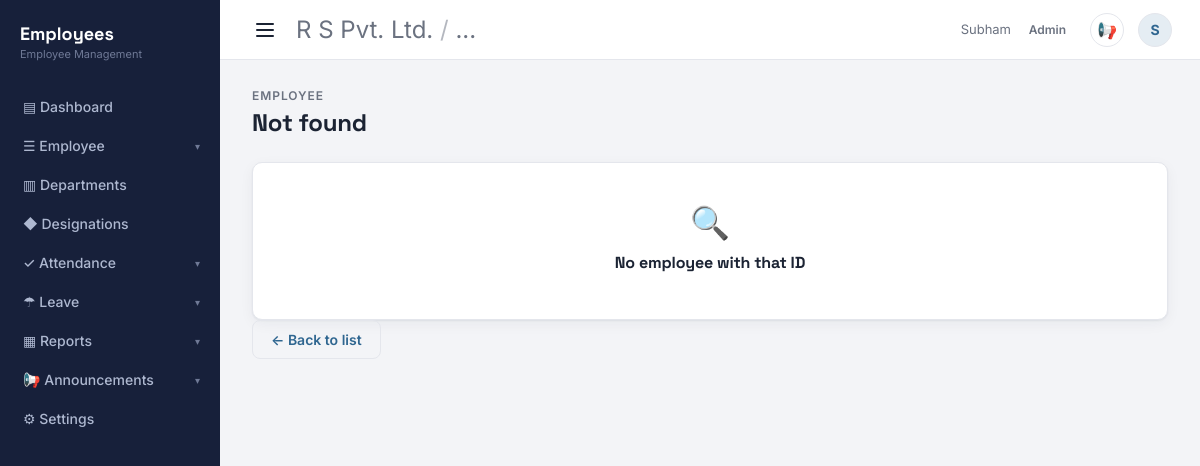
The app's page /employees/8 (signed in), older data.
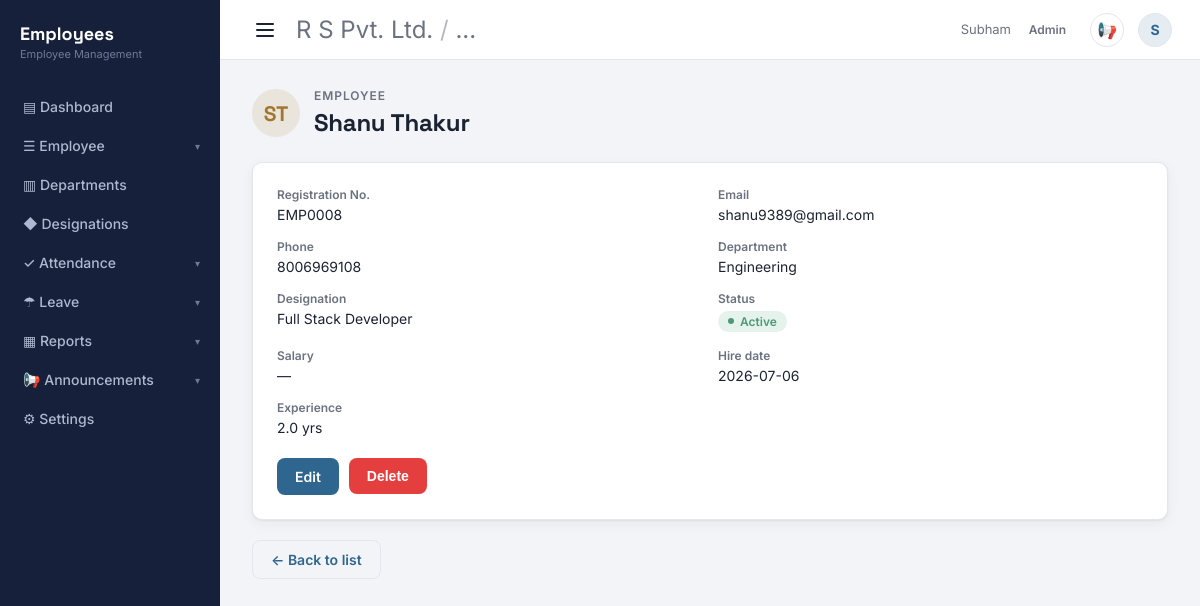
The same page, newer data.
### tables this page shows
CREATE TABLE employees (
    id INTEGER PRIMARY KEY AUTOINCREMENT,
    registration_no TEXT UNIQUE,
    name TEXT NOT NULL,
    email TEXT NOT NULL,
    phone TEXT,
    department TEXT NOT NULL,
    role TEXT NOT NULL,
    status TEXT NOT NULL DEFAULT 'Active',
    salary REAL,
    experience_years REAL,
    join_date TEXT NOT NULL,
    paid_leaves_override INTEGER,
    unpaid_leaves_override INTEGER,
    total_leaves_override INTEGER
);

### app.py (the view)
@app.route("/employees/<int:emp_id>")
@login_required
def employee_detail(emp_id):
    db = get_db()
    employee = db.execute("SELECT * FROM employees WHERE id = ?", (emp_id,)).fetchone()
    return render_template("employee_detail.html", employee=employee)

### app.py (called while the page is built)
def login_required(view):
    @wraps(view)
    def wrapped(*args, **kwargs):
        if not session.get("logged_in"):
            return redirect(url_for("login"))
        return view(*args, **kwargs)
    return wrapped

def initials_for(name):
    name = (name or "").strip()
    if not name:
        return "?"
    parts = name.split()
    if len(parts) == 1:
        return parts[0][:2].upper()
    return (parts[0][0] + parts[-1][0]).upper()

def color_for(name):
    name = (name or "").strip()
    index = sum(ord(ch) for ch in name) % len(AVATAR_PALETTE) if name else 0
    return AVATAR_PALETTE[index]

def get_db():
    if "db" not in g:
        g.db = db_compat.connect(DB_PATH)
        g.db.execute("PRAGMA foreign_keys = ON")
    return g.db

### db_compat.py (called while the page is built)
    def connect(sqlite_path):
        conn = sqlite3.connect(sqlite_path)
        conn.row_factory = sqlite3.Row
        return conn

### templates/employee_detail.html (shortened to what this page needs)
{% extends "base.html" %}
{% from "_macros.html" import status_badge, avatar %}
{% block content %}
<div class="page-head">
  <div style="display: flex; align-items: center; gap: 14px;">
    {% if employee %}{{ avatar(employee['name'], 48) }}{% endif %}
    <div>
      <div class="eyebrow">Employee</div>
      <h1>{{ employee['name'] if employee else 'Not found' }}</h1>
    </div>
  </div>
</div>
{% if employee %}
<div class="card" style="padding: 24px; margin-bottom: 20px;">
  <div style="display: grid; grid-template-columns: 1fr 1fr; gap: 16px; font-size: 14px;">
    <div>
      <div class="stat-label">Registration No.</div>
      <div style="margin-top: 4px;">{{ employee['registration_no'] or '—' }}</div>
    </div>
    <div>
      <div class="stat-label">Email</div>
      <div style="margin-top: 4px;">{{ employee['email'] }}</div>
    </div>
    <div>
      <div class="stat-label">Phone</div>
      <div style="margin-top: 4px;">{{ employee['phone'] or '—' }}</div>
    </div>
    <div>
      <div class="stat-label">Department</div>
      <div style="margin-top: 4px;">{{ employee['department'] }}</div>
    </div>
    <div>
      <div class="stat-label">Designation</div>
      <div style="margin-top: 4px;">{{ employee['role'] }}</div>
    </div>
    <div>
      <div class="stat-label">Status</div>
      <div style="margin-top: 4px;">{{ status_badge(employee['status']) }}</div>
    </div>
    <div>
      <div class="stat-label">Salary</div>
      <div style="margin-top: 4px;">{{ '₹{:,.0f}'.format(employee['salary']) if employee['salary'] is not none else '—' }}</div>
    </div>
    <div>
      <div class="stat-label">Hire date</div>
      <div style="margin-top: 4px;">{{ employee['join_date'] }}</div>
    </div>
    <div>
      <div class="stat-label">Experience</div>
      <div style="margin-top: 4px;">{{ (employee['experience_years']|string + ' yrs') if employee['experience_years'] is not none else '—' }}</div>
    </div>
  </div>
  <div style="margin-top: 22px; display: flex; gap: 10px;">
    <a href="{{ url_for('edit_employee', emp_id=employee['id']) }}" class="btn btn-primary">Edit</a>
    <form method="post" action="{{ url_for('delete_employee', emp_id=employee['id']) }}"
          onsubmit="return confirm('Delete {{ employee.name }}? This cannot be undone.');">
      <button type="submit" class="btn btn-danger">Delete</button>
    </form>
  </div>
</div>
{% else %}
<div class="card wip-panel">
  <div class="emoji">🔍</div>
  <h3 style="font-size: 16px; margin-bottom: 6px;">No employee with that ID</h3>
</div>
{% endif %}
<a href="{{ url_for('employee_list') }}" class="btn btn-ghost">← Back to list</a>
{% endblock %}

### templates/base.html (shortened to what this page needs)
<!doctype html>
<html lang="en">
<head>
  <link rel="stylesheet" href="{{ url_for('static', filename='css/style.css') }}" />
</head>
<body>
  <div class="app-shell">
    <aside class="sidebar">
      <div class="brand">
        <div class="brand-name">Employees</div>
        <div class="brand-sub">Employee Management</div>
      </div>
      <nav>
        <a href="{{ url_for('dashboard') }}" class="nav-link {{ 'active' if request.endpoint == 'dashboard' else '' }}">▤ Dashboard</a>
        {% if current_role in ['Admin', 'HR', 'HR Manager'] %}
        {% set employee_open = request.endpoint in ['employee_list', 'add_employee', 'signup_requests', 'signup_request_detail'] %}
        <button
          type="button"
          class="nav-link nav-toggle {{ 'active' if employee_open else '' }}"
          aria-expanded="{{ 'true' if employee_open else 'false' }}"
          onclick="document.getElementById('employee-submenu').classList.toggle('open'); this.setAttribute('aria-expanded', this.getAttribute('aria-expanded') === 'true' ? 'false' : 'true');"
        >
          <span class="nav-toggle-label">☰ Employee{% if current_role == 'Admin' and pending_signup_count %}<span class="badge" style="margin-left: 6px;">{{ pending_signup_count }}</span>{% endif %}</span>
          <span class="nav-caret">▾</span>
        </button>
        {% endif %}
        {% if current_role in ['Admin', 'HR Manager'] %}
        <a href="{{ url_for('departments') }}" class="nav-link {{ 'active' if request.endpoint == 'departments' else '' }}">▥ Departments</a>
        <a href="{{ url_for('designations') }}" class="nav-link {{ 'active' if request.endpoint == 'designations' else '' }}">◆ Designations</a>
        {% endif %}
        {% set attendance_open = request.endpoint in ['attendance', 'attendance_present'] %}
        <button
          type="button"
          class="nav-link nav-toggle {{ 'active' if attendance_open else '' }}"
          aria-expanded="{{ 'true' if attendance_open else 'false' }}"
          onclick="document.getElementById('attendance-submenu').classList.toggle('open'); this.setAttribute('aria-expanded', this.getAttribute('aria-expanded') === 'true' ? 'false' : 'true');"
        >
          <span class="nav-toggle-label">✓ Attendance</span>
          <span class="nav-caret">▾</span>
        </button>
        {% set leave_open = request.endpoint in ['leave_list', 'apply_leave'] %}
        <button
          type="button"
          class="nav-link nav-toggle {{ 'active' if leave_open else '' }}"
          aria-expanded="{{ 'true' if leave_open else 'false' }}"
          onclick="document.getElementById('leave-submenu').classList.toggle('open'); this.setAttribute('aria-expanded', this.getAttribute('aria-expanded') === 'true' ? 'false' : 'true');"
        >
          <span class="nav-toggle-label">☂ Leave{% if current_role in ['Admin', 'HR Manager'] and pending_leave_count %}<span class="badge" style="margin-left: 6px;">{{ pending_leave_count }}</span>{% endif %}</span>
          <span class="nav-caret">▾</span>
        </button>
        {% if current_role in ['Admin', 'HR Manager'] %}
        {% set reports_open = request.endpoint in ['reports', 'edit_reports'] %}
        <button
          type="button"
          class="nav-link nav-toggle {{ 'active' if reports_open else '' }}"
          aria-expanded="{{ 'true' if reports_open else 'false' }}"
          onclick="document.getElementById('reports-submenu').classList.toggle('open'); this.setAttribute('aria-expanded', this.getAttribute('aria-expanded') === 'true' ? 'false' : 'true');"
        >
          <span class="nav-toggle-label">▦ Reports</span>
          <span class="nav-caret">▾</span>
        </button>
        {% endif %}
        {% set announcements_open = request.endpoint in ['announcements', 'post_announcement', 'edit_announcement'] %}
        <button
          type="button"
          class="nav-link nav-toggle {{ 'active' if announcements_open else '' }}"
          aria-expanded="{{ 'true' if announcements_open else 'false' }}"
          onclick="document.getElementById('announcements-submenu').classList.toggle('open'); this.setAttribute('aria-expanded', this.getAttribute('aria-expanded') === 'true' ? 'false' : 'true');"
        >
          <span class="nav-toggle-label">📢 Announcements{% if announcement_count %}<span class="badge" style="margin-left: 6px;">{{ announcement_count if announcement_count < 100 else '99+' }}</span>{% endif %}</span>
          <span class="nav-caret">▾</span>
        </button>
        {% if session.get('logged_in') %}
        {% set settings_open = request.endpoint in ['change_password', 'privacy', 'app_theme', 'audit_logs', 'settings_index', 'view_profile'] %}
        <a href="{{ url_for('settings_index') }}" class="nav-link {{ 'active' if settings_open else '' }}">
          <span class="nav-toggle-label">⚙ Settings</span>
        </a>
        {% endif %}
      </nav>
    </aside>
    <div class="main-area">
      <header class="navbar">
        <div style="display: flex; align-items: center;">
          <button type="button" class="sidebar-toggle" id="sidebarToggle" aria-label="Toggle sidebar">
            <span></span><span></span><span></span>
          </button>
          <div class="navbar-org">R S Pvt. Ltd. <span>/</span> ...</div>
        </div>
        <div style="display: flex; align-items: center; gap: 14px;">
          {% if session.get('logged_in') %}
            <span style="font-size: 13px; color: var(--text-muted);">
              {{ current_username }} <span class="badge" style="margin-left: 4px;">{{ current_role }}</span>
            </span>
            <a href="{{ url_for('announcements') }}" title="Announcements" style="position: relative; display: flex; align-items: center; justify-content: center; width: 34px; height: 34px; border-radius: 50%; background: var(--surface-2, var(--surface)); border: 1px solid var(--border); text-decoration: none; font-size: 16px;">
              📢
            </a>
            <a href="{{ url_for('privacy') }}" title="{{ current_username }}" style="display: flex; align-items: center;">
              <div class="avatar-circle" style="width: 34px; height: 34px;">
                {% if current_photo %}
                  <img src="{{ url_for('static', filename=current_photo) }}" alt="{{ current_username }}" />
                {% else %}
                  <span class="avatar-initial" style="font-size: 14px;">{{ current_username[0]|upper if current_username else '?' }}</span>
                {% endif %}
              </div>
            </a>
          {% else %}
            <a href="{{ url_for('login') }}" class="navbar-login">Login</a>
          {% endif %}
        </div>
      </header>
      <div class="page">
        {% block content %}{% endblock %}
      </div>
    </div>
  </div>
</body>
</html>

### templates/_macros.html
{% macro status_badge(status) %}
  {% if status == 'Active' %}
    <span class="badge badge-active"><span class="dot"></span>{{ status }}</span>
  {% elif status == 'On Leave' %}
    <span class="badge badge-leave"><span class="dot"></span>{{ status }}</span>
  {% else %}
    <span class="badge badge-resigned"><span class="dot"></span>{{ status }}</span>
  {% endif %}
{% endmacro %}
{% macro avatar(name, size=32) %}
  <div class="avatar-mini" style="width: {{ size }}px; height: {{ size }}px; background: {{ color_for(name) }}22; color: {{ color_for(name) }}; font-size: {{ (size / 2.3)|round|int }}px;">
    {{ initials_for(name) }}
  </div>
{% endmacro %}

### static/css/style.css (style rules this page uses)
:root { --bg: #f3f4f7; --surface: #ffffff; --sidebar: #17203a; --sidebar-hover: #212c4d; --sidebar-text: #aeb8d0; --sidebar-text-dim: #6f7996; --primary: #2f6690; --primary-dark: #234c6c; --primary-soft: #e5edf3; --accent-green: #4c9a78; --accent-green-soft: #e6f2ec; --accent-amber: #c97b3b; --accent-amber-soft: #f7ece0; --accent-red: #b85c5c; --accent-red-soft: #f6e8e8; --text: #1b2333; --text-muted: #6b7280; --border: #e4e6ec; --radius: 10px; --shadow: 0 1px 2px rgba(23, 32, 58, 0.06), 0 4px 14px rgba(23, 32, 58, 0.05); }
* { box-sizing: border-box; }
html, body { height: 100%; margin: 0; }
body { background: var(--bg); color: var(--text); font-family: "Inter", -apple-system, BlinkMacSystemFont, sans-serif; -webkit-font-smoothing: antialiased; }
h1, h2, h3, h4 { font-family: "Space Grotesk", "Inter", sans-serif; margin: 0; letter-spacing: -0.01em; }
a { color: inherit; text-decoration: none; }
.app-shell { display: flex; min-height: 100vh; }
.sidebar { width: 220px; background: var(--sidebar); color: var(--sidebar-text); display: flex; flex-direction: column; flex-shrink: 0; overflow: hidden; transition: width 0.2s ease; }
.sidebar-toggle { display: flex; flex-direction: column; justify-content: center; align-items: center; gap: 4px; width: 34px; height: 34px; padding: 0; margin-right: 14px; border: none; background: transparent; border-radius: 6px; cursor: pointer; flex-shrink: 0; }
.sidebar-toggle span { display: block; width: 18px; height: 2px; background: var(--text); border-radius: 2px; }
.brand { padding: 22px 20px 18px; }
.brand-name { font-family: "Space Grotesk", sans-serif; font-weight: 700; font-size: 18px; color: #fff; }
.brand-sub { font-size: 11px; color: var(--sidebar-text-dim); margin-top: 2px; }
.sidebar nav { margin-top: 8px; flex: 1; }
.nav-link { display: flex; align-items: center; gap: 10px; padding: 11px 20px; font-size: 14px; font-weight: 500; color: var(--sidebar-text); border-left: 3px solid transparent; }
.nav-toggle { width: 100%; background: none; border: none; border-left: 3px solid transparent; cursor: pointer; font-family: inherit; justify-content: space-between; }
.nav-toggle-label { display: flex; align-items: center; gap: 10px; }
.nav-caret { font-size: 10px; transition: transform 0.15s ease; color: var(--sidebar-text-dim); }
.main-area { flex: 1; display: flex; flex-direction: column; min-width: 0; }
.navbar { height: 60px; border-bottom: 1px solid var(--border); background: var(--surface); display: flex; align-items: center; justify-content: space-between; padding: 0 28px; }
.navbar-org { font-size: 24px; color: var(--text-muted); }
.navbar-org span { opacity: 0.5; }
.page { padding: 28px 32px 48px; width: 100%; }
.page-head { display: flex; align-items: flex-end; justify-content: space-between; gap: 16px; margin-bottom: 24px; flex-wrap: wrap; }
.eyebrow { font-size: 12px; font-weight: 600; letter-spacing: 0.08em; text-transform: uppercase; color: var(--text-muted); margin-bottom: 4px; }
.page-head h1 { font-size: 24px; font-weight: 700; }
.btn { display: inline-block; border: none; border-radius: 8px; padding: 10px 18px; font-size: 14px; font-weight: 600; cursor: pointer; }
.btn-primary { background: var(--primary); color: #fff; }
.btn-ghost { background: transparent; color: var(--primary); border: 1px solid var(--border); }
.btn-danger { background: #e53e3e; color: #fff; }
.card { background: var(--surface); border: 1px solid var(--border); border-radius: var(--radius); box-shadow: var(--shadow); }
.badge { display: inline-flex; align-items: center; gap: 6px; padding: 3px 10px; border-radius: 999px; font-size: 12px; font-weight: 600; }
.badge .dot { width: 6px; height: 6px; border-radius: 50%; }
.badge-active { background: var(--accent-green-soft); color: var(--accent-green); }
.badge-active .dot { background: var(--accent-green); }
.stat-label { font-size: 12px; color: var(--text-muted); font-weight: 600; }
.avatar-circle { width: 96px; height: 96px; border-radius: 50%; background: var(--primary-soft); border: 1px solid var(--border); display: flex; align-items: center; justify-content: center; overflow: hidden; flex-shrink: 0; }
.avatar-initial { font-size: 34px; font-weight: 700; color: var(--primary); }
.avatar-mini { border-radius: 50%; display: inline-flex; align-items: center; justify-content: center; font-weight: 700; flex-shrink: 0; font-family: "Space Grotesk", sans-serif; }

Row changes from the older to the newer data that the page shows:
added employees: name "ST", name "Shanu Thakur", registration_no "EMP0008", email "shanu9389@gmail.com", phone "8006969108", department "Engineering", role "Full Stack Developer", status "Active", join_date "2026-07-06", experience_years "2.0 yrs"
Text that changed along with them:
{{ employee['name'] if employee else 'Not found' }}: "Not found" → (not shown)
text no longer shown: "🔍 No employee with that ID"
text now shown: "Registration No. Email Phone Department Designation Status Salary — Hire date Experience Edit Delete"
